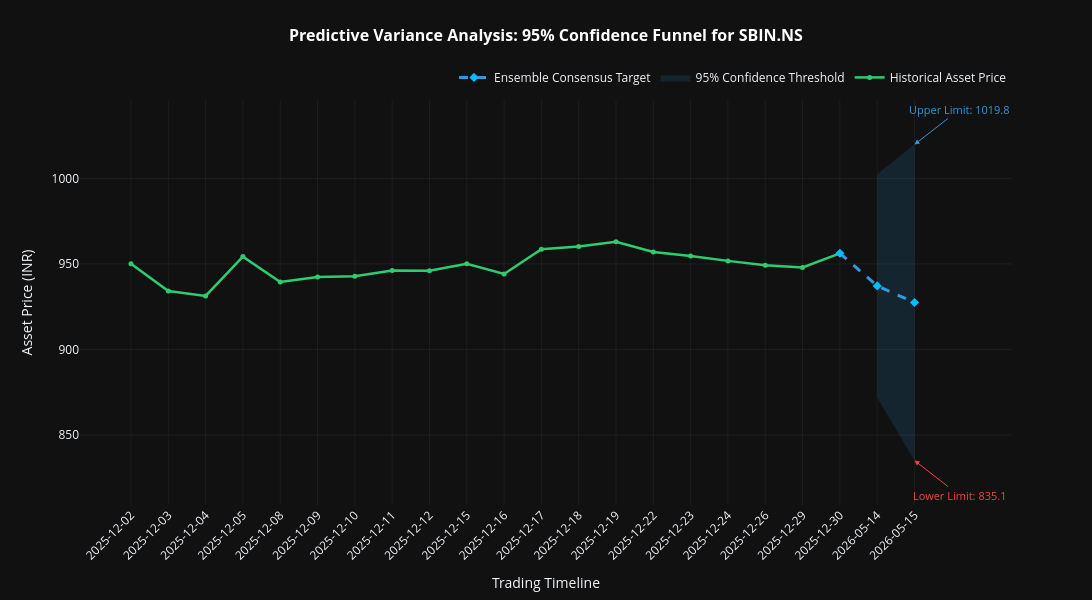

The notebook cell saved with this chart:
### Code cell
print("Generating high-fidelity production confidence funnel...")

# 1. Base Variables & Asset Focus
visual_ticker = 'SBIN.NS'
pooled_rmse = 33.33  

historical_slice = data[visual_ticker].tail(20).dropna()
hist_prices = historical_slice.values.tolist()
hist_dates = historical_slice.index.strftime('%Y-%m-%d').tolist()

# 3. Explicit forward targets for May 14 and May 15, 2026
future_dates = ['2026-05-14', '2026-05-15']
day1_ens = 937.18
day2_ens = 927.46
future_prices = [day1_ens, day2_ens]

# 4. Assemble the continuous tracking timelines
combined_dates = hist_dates + future_dates
combined_forecast = [np.nan] * len(hist_prices) + future_prices

# 5. Propagate Confidence Intervals scaled by time step (Square Root of k)
se_day1 = 1.96 * pooled_rmse * np.sqrt(1)
se_day2 = 1.96 * pooled_rmse * np.sqrt(2)

upper_band = [np.nan] * len(hist_prices) + [day1_ens + se_day1, day2_ens + se_day2]
lower_band = [np.nan] * len(hist_prices) + [day1_ens - se_day1, day2_ens - se_day2]

fig_clean = go.Figure()

# Trace 1: Historical Trailing Path
fig_clean.add_trace(go.Scatter(
    x=combined_dates, 
    y=hist_prices + [np.nan, np.nan],
    name='Historical Asset Price',
    mode='lines+markers',
    line=dict(color='#2ecc71', width=2.5), # Clean green
    marker=dict(size=5, symbol='circle')
))

# Trace 2: Upper Bound Boundary (Invisible guide for shading)
fig_clean.add_trace(go.Scatter(
    x=combined_dates, y=upper_band,
    line=dict(width=0),
    showlegend=False,
    hoverinfo='skip'
))

# Trace 3: Lower Bound Boundary + Funnel Fill Area
fig_clean.add_trace(go.Scatter(
    x=combined_dates, y=lower_band,
    name='95% Confidence Threshold',
    fill='tonexty', 
    fillcolor='rgba(52, 152, 219, 0.15)', # Soft, professional alpha blue
    line=dict(width=0),
    mode='lines'
))

# Trace 4: AI Ensemble Target Path
stitch_dates = [hist_dates[-1]] + future_dates
stitch_prices = [hist_prices[-1]] + future_prices
stitch_forecast = [np.nan] * (len(hist_prices) - 1) + stitch_prices

fig_clean.add_trace(go.Scatter(
    x=combined_dates, y=stitch_forecast,
    name='Ensemble Consensus Target',
    mode='lines+markers',
    line=dict(color='#3498db', width=3, dash='dash'), # Bright blue dash
    marker=dict(size=7, symbol='diamond', color='#00bfff')
))

# 7. Global Layout Configurations for Report Printing
fig_clean.update_layout(
    title=dict(
        text=f'<b>Predictive Variance Analysis: 95% Confidence Funnel for {visual_ticker}</b>',
        x=0.5, y=0.95,
        font=dict(size=16, color='#FFFFFF')
    ),
    xaxis=dict(
        title='Trading Timeline',
        type='category', 
        tickangle=-45,
        gridcolor='rgba(255, 255, 255, 0.05)',
        showgrid=True
    ),
    yaxis=dict(
        title='Asset Price (INR)',
        gridcolor='rgba(255, 255, 255, 0.05)',
        showgrid=True,
        zeroline=False
    ),
    template='plotly_dark',
    width=1100, 
    height=600,
    hovermode='x unified',
    legend=dict(
        orientation='h',
        yanchor='bottom', y=1.02,
        xanchor='right', x=1
    )
)

# 8. Clean Edge Labels to emphasize the numerical ranges
fig_clean.add_annotation(
    x=combined_dates[-1], y=upper_band[-1],
    text=f"Upper Limit: {upper_band[-1]:.1f}",
    showarrow=True, arrowhead=2, arrowcolor='#3498db',
    ax=45, ay=-35, font=dict(color='#3498db', size=11)
)

fig_clean.add_annotation(
    x=combined_dates[-1], y=lower_band[-1],
    text=f"Lower Limit: {lower_band[-1]:.1f}",
    showarrow=True, arrowhead=2, arrowcolor='#e74c3c',
    ax=45, ay=35, font=dict(color='#e74c3c', size=11)
)

fig_clean.show()

### Figure 1 — Plotly figure (JSON) as saved in the notebook; plotly's stock layout.template omitted (floating-point values rounded to 4 significant figures)
{"data": [{"line": {"color": "#2ecc71", "width": 2.5}, "marker": {"size": 5, "symbol": "circle"}, "mode": "lines+markers", "name": "Historical Asset Price", "type": "scatter", "x": ["2025-12-02", "2025-12-03", "2025-12-04", "2025-12-05", "2025-12-08", "2025-12-09", "2025-12-10", "2025-12-11", "2025-12-12", "2025-12-15", "2025-12-16", "2025-12-17", "2025-12-18", "2025-12-19", "2025-12-22", "2025-12-23", "2025-12-24", "2025-12-26", "2025-12-29", "2025-12-30", "2026-05-14", "2026-05-15"], "y": [950.2, 934.2, 931.3, 954.3, 939.5, 942.4, 942.8, 946.2, 946.1, 950.1, 944.1, 958.6, 960.2, 962.9, 957.0, 954.7, 951.8, 949.2, 948.0, 956.2, null, null]}, {"hoverinfo": "skip", "line": {"width": 0}, "showlegend": false, "type": "scatter", "x": ["2025-12-02", "2025-12-03", "2025-12-04", "2025-12-05", "2025-12-08", "2025-12-09", "2025-12-10", "2025-12-11", "2025-12-12", "2025-12-15", "2025-12-16", "2025-12-17", "2025-12-18", "2025-12-19", "2025-12-22", "2025-12-23", "2025-12-24", "2025-12-26", "2025-12-29", "2025-12-30", "2026-05-14", "2026-05-15"], "y": [null, null, null, null, null, null, null, null, null, null, null, null, null, null, null, null, null, null, null, null, 1003.0, 1020.0]}, {"fill": "tonexty", "fillcolor": "rgba(52, 152, 219, 0.15)", "line": {"width": 0}, "mode": "lines", "name": "95% Confidence Threshold", "type": "scatter", "x": ["2025-12-02", "2025-12-03", "2025-12-04", "2025-12-05", "2025-12-08", "2025-12-09", "2025-12-10", "2025-12-11", "2025-12-12", "2025-12-15", "2025-12-16", "2025-12-17", "2025-12-18", "2025-12-19", "2025-12-22", "2025-12-23", "2025-12-24", "2025-12-26", "2025-12-29", "2025-12-30", "2026-05-14", "2026-05-15"], "y": [null, null, null, null, null, null, null, null, null, null, null, null, null, null, null, null, null, null, null, null, 871.9, 835.1]}, {"line": {"color": "#3498db", "dash": "dash", "width": 3}, "marker": {"color": "#00bfff", "size": 7, "symbol": "diamond"}, "mode": "lines+markers", "name": "Ensemble Consensus Target", "type": "scatter", "x": ["2025-12-02", "2025-12-03", "2025-12-04", "2025-12-05", "2025-12-08", "2025-12-09", "2025-12-10", "2025-12-11", "2025-12-12", "2025-12-15", "2025-12-16", "2025-12-17", "2025-12-18", "2025-12-19", "2025-12-22", "2025-12-23", "2025-12-24", "2025-12-26", "2025-12-29", "2025-12-30", "2026-05-14", "2026-05-15"], "y": [null, null, null, null, null, null, null, null, null, null, null, null, null, null, null, null, null, null, null, 956.2, 937.2, 927.5]}], "layout": {"annotations": [{"arrowcolor": "#3498db", "arrowhead": 2, "ax": 45, "ay": -35, "font": {"color": "#3498db", "size": 11}, "showarrow": true, "text": "Upper Limit: 1019.8", "x": "2026-05-15", "y": 1020.0}, {"arrowcolor": "#e74c3c", "arrowhead": 2, "ax": 45, "ay": 35, "font": {"color": "#e74c3c", "size": 11}, "showarrow": true, "text": "Lower Limit: 835.1", "x": "2026-05-15", "y": 835.1}], "height": 600, "hovermode": "x unified", "legend": {"orientation": "h", "x": 1, "xanchor": "right", "y": 1.02, "yanchor": "bottom"}, "title": {"font": {"color": "#FFFFFF", "size": 16}, "text": "<b>Predictive Variance Analysis: 95% Confidence Funnel for SBIN.NS</b>", "x": 0.5, "y": 0.95}, "width": 1100, "xaxis": {"gridcolor": "rgba(255, 255, 255, 0.05)", "showgrid": true, "tickangle": -45, "title": {"text": "Trading Timeline"}, "type": "category"}, "yaxis": {"gridcolor": "rgba(255, 255, 255, 0.05)", "showgrid": true, "title": {"text": "Asset Price (INR)"}, "zeroline": false}}}
